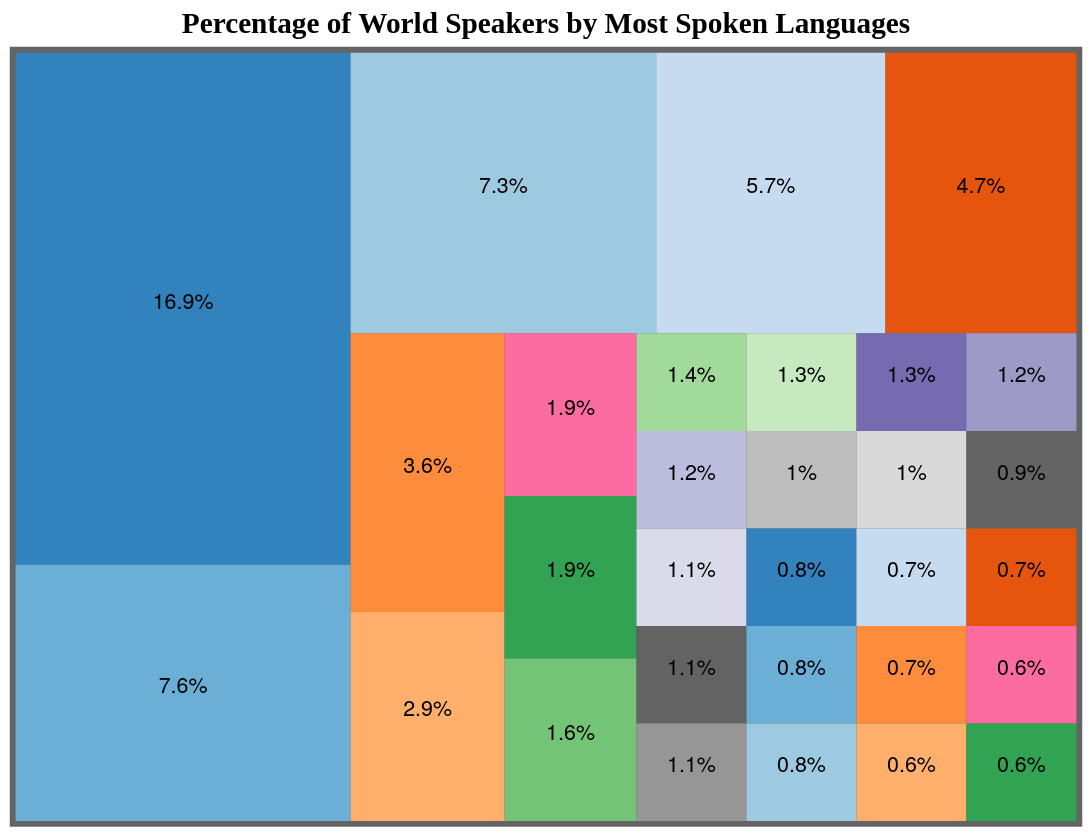

Source (Vega-Lite JSON):
### Vega specification from a JSON file in a GitHub repository (floating-point values rounded to 4 significant figures)
{"$schema": "https://vega.github.io/schema/vega/v5.json", "width": 550, "height": 400, "padding": 5, "title": {"text": "Percentage of World Speakers by Most Spoken Languages", "font": "Times New Roman", "fontSize": 15}, "data": [{"name": "tree", "values": [{"language": "All Speakers", "parent": null, "value": 0, "total": 0}, {"language": "Chinese", "parent": "All Speakers", "value": 16, "percentage": "16.9%", "total": 1349}, {"language": "English", "parent": "All Speakers", "value": 8, "percentage": "7.6%", "total": 604}, {"language": "Hindi", "parent": "All Speakers", "value": 8, "percentage": "7.3%", "total": 586}, {"language": "Arabic", "parent": "All Speakers", "value": 6, "percentage": "5.7%", "total": 457}, {"language": "Spanish", "parent": "All Speakers", "value": 5, "percentage": "4.7%", "total": 375}, {"language": "Bengali", "parent": "All Speakers", "value": 4, "percentage": "3.6%", "total": 284}, {"language": "Portuguese", "parent": "All Speakers", "value": 3, "percentage": "2.9%", "total": 230}, {"language": "Russian", "parent": "All Speakers", "value": 2, "percentage": "1.9%", "total": 155}, {"language": "Punjabi", "parent": "All Speakers", "value": 2, "percentage": "1.9%", "total": 154}, {"language": "Japanese", "parent": "All Speakers", "value": 2, "percentage": "1.6%", "total": 125}, {"language": "Javanese", "parent": "All Speakers", "value": 1, "percentage": "1.4%", "total": 109}, {"language": "Telugu", "parent": "All Speakers", "value": 1, "percentage": "1.3%", "total": 103}, {"language": "Marathi", "parent": "All Speakers", "value": 1, "percentage": "1.3%", "total": 100}, {"language": "French", "parent": "All Speakers", "value": 1, "percentage": "1.2%", "total": 98}, {"language": "German", "parent": "All Speakers", "value": 1, "percentage": "1.2%", "total": 97}, {"language": "Urdu", "parent": "All Speakers", "value": 1, "percentage": "1.1%", "total": 91}, {"language": "Tamil", "parent": "All Speakers", "value": 1, "percentage": "1.1%", "total": 90}, {"language": "Vietnamese", "parent": "All Speakers", "value": 1, "percentage": "1.1%", "total": 87}, {"language": "Korean", "parent": "All Speakers", "value": 1, "percentage": "1%", "total": 81}, {"language": "Turkish", "parent": "All Speakers", "value": 1, "percentage": "1%", "total": 78}, {"language": "Persian", "parent": "All Speakers", "value": 1, "percentage": "0.9%", "total": 75}, {"language": "Hausa", "parent": "All Speakers", "value": 1, "percentage": "0.8%", "total": 66}, {"language": "Gujarati", "parent": "All Speakers", "value": 1, "percentage": "0.8%", "total": 64}, {"language": "Italian", "parent": "All Speakers", "value": 1, "percentage": "0.8%", "total": 62}, {"language": "Malay", "parent": "All Speakers", "value": 1, "percentage": "0.7%", "total": 58}, {"language": "Kannada", "parent": "All Speakers", "value": 1, "percentage": "0.7%", "total": 53}, {"language": "Pashto", "parent": "All Speakers", "value": 1, "percentage": "0.7%", "total": 52}, {"language": "Tagalog", "parent": "All Speakers", "value": 1, "percentage": "0.6%", "total": 47}, {"language": "Oriya", "parent": "All Speakers", "value": 1, "percentage": "0.6%", "total": 46}, {"language": "Malayalam", "parent": "All Speakers", "value": 1, "percentage": "0.6%", "total": 46}], "transform": [{"type": "stratify", "key": "language", "parentKey": "parent"}, {"type": "treemap", "field": "value", "method": "resquarify", "ratio": 1, "paddingOuter": 3, "size": [{"signal": "width"}, {"signal": "height"}]}]}], "scales": [{"name": "color", "type": "ordinal", "range": ["#646464", "#3182bd", "#6baed6", "#9ecae1", "#c6dbef", "#e6550d", "#fd8c3c", "#fdaf6b", "#fd6ca1", "#31a353", "#74c477", "#a1da9b", "#c7e9c0", "#766bb1", "#9e9ac8", "#bcbddc", "#dadaeb", "#636363", "#969696", "#bdbdbd", "#d9d9d9"]}], "marks": [{"type": "rect", "from": {"data": "tree"}, "encode": {"enter": {"fill": {"scale": "color", "field": "language"}, "tooltip": {"field": "language", "title": "Language", "type": "nominal"}}, "update": {"x": {"field": "x0"}, "x2": {"field": "x1"}, "y": {"field": "y0"}, "y2": {"field": "y1"}, "opacity": {"value": 1}}, "hover": {"opacity": {"value": 0.5}}}}, {"type": "text", "from": {"data": "tree"}, "encode": {"enter": {"font": {"value": "Helvetica Neue, Arial"}, "align": {"value": "center"}, "fill": {"value": "#000"}, "text": {"field": "percentage"}}, "update": {"x": {"signal": "0.5 * (datum.x0 + datum.x1)"}, "y": {"signal": "0.5 * (datum.y0 + datum.y1)"}}}}]}
